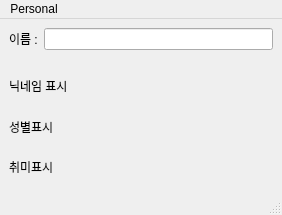
<?xml version="1.0" encoding="UTF-8"?>
<ui version="4.0">
 <class>MainWindow</class>
 <widget class="QMainWindow" name="MainWindow">
  <property name="geometry">
   <rect>
    <x>0</x>
    <y>0</y>
    <width>282</width>
    <height>215</height>
   </rect>
  </property>
  <property name="windowTitle">
   <string>MainWindow</string>
  </property>
  <widget class="QWidget" name="centralwidget">
   <layout class="QVBoxLayout" name="verticalLayout">
    <item>
     <layout class="QFormLayout" name="formLayout">
      <item row="0" column="0">
       <widget class="QLabel" name="lblName">
        <property name="text">
         <string>이름 :</string>
        </property>
       </widget>
      </item>
      <item row="0" column="1">
       <widget class="QLineEdit" name="editName"/>
      </item>
     </layout>
    </item>
    <item>
     <widget class="QLabel" name="lblNick">
      <property name="text">
       <string>닉네임 표시</string>
      </property>
     </widget>
    </item>
    <item>
     <widget class="QLabel" name="lblGender">
      <property name="text">
       <string>성별표시</string>
      </property>
     </widget>
    </item>
    <item>
     <widget class="QLabel" name="lblHobby">
      <property name="text">
       <string>취미표시</string>
      </property>
     </widget>
    </item>
   </layout>
  </widget>
  <widget class="QMenuBar" name="menubar">
   <property name="geometry">
    <rect>
     <x>0</x>
     <y>0</y>
     <width>282</width>
     <height>21</height>
    </rect>
   </property>
   <widget class="QMenu" name="menuPersonal">
    <property name="title">
     <string>Personal</string>
    </property>
    <addaction name="actionHobby"/>
   </widget>
   <addaction name="menuPersonal"/>
  </widget>
  <widget class="QStatusBar" name="statusbar"/>
  <action name="actionHobby">
   <property name="text">
    <string>Hobby</string>
   </property>
  </action>
 </widget>
 <resources/>
 <connections/>
</ui>
